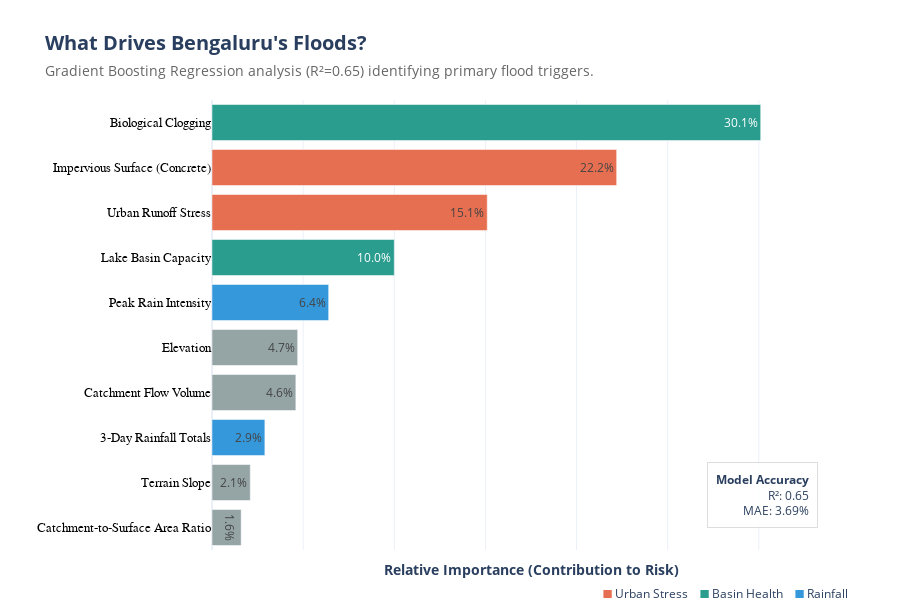

Notebook cell for this chart:
### Code cell
import plotly.graph_objects as go
import pandas as pd

# 1. Feature Importance Data (Derived from your Gradient Boosting Model)
importance_data = {
    'Feature': [
        'Biological Clogging', 'Impervious Surface (Concrete)', 
        'Urban Runoff Stress', 'Lake Basin Capacity', 
        'Peak Rain Intensity', 'Elevation', 
        'Catchment Flow Volume', '3-Day Rainfall Totals', 
        'Terrain Slope', 'Catchment-to-Surface Area Ratio'
    ],
    'Importance': [0.301, 0.222, 0.151, 0.100, 0.064, 0.047, 0.046, 0.029, 0.021, 0.016],
    'Category': [
        'Basin Health', 'Urban Stress', 'Urban Stress', 'Basin Health', 
        'Rainfall', 'Physical', 'Physical', 'Rainfall', 'Physical', 'Physical'
    ]
}

df_imp = pd.DataFrame(importance_data).sort_values(by='Importance', ascending=True)

# 2. Define Colors based on your narrative categories
color_map = {
    'Basin Health': '#2A9D8F', # Teal
    'Urban Stress': '#E76F51',  # Coral
    'Rainfall': '#3498db',      # Blue
    'Physical': '#95a5a6'       # Grey
}
colors = [color_map[cat] for cat in df_imp['Category']]

# 3. Create Figure
fig = go.Figure()

fig.add_trace(go.Bar(
    y=df_imp['Feature'],
    x=df_imp['Importance'],
    orientation='h',
    marker_color=colors,
    text=df_imp['Importance'].apply(lambda x: f"{x:.1%}"),
    textposition='auto',
    hovertemplate='<b>%{y}</b><br>Contribution: %{x:.1%}<extra></extra>'
))

# 4. Professional Styling
fig.update_layout(
    title=dict(
        text="<b>What Drives Bengaluru's Floods?</b><br><span style='font-size:14px; color:#666;'>Gradient Boosting Regression analysis (R²=0.65) identifying primary flood triggers.</span>",
        font=dict(size=20),
        x=0.05
    ),
    template="plotly_white",
    height=600,
    xaxis=dict(
        title="<b>Relative Importance (Contribution to Risk)</b>",
        showticklabels=False,
        range=[0, 0.35]
    ),
    yaxis=dict(
        title="",
        tickfont=dict(size=13, family="sans-serif", color="black")
    ),
    margin=dict(l=50, r=50, t=100, b=50),
    showlegend=False
)

# 5. Legend via Annotations (Uniform with other plots)
legend_html = (
    "<span style='color:#E76F51;'>■</span> Urban Stress &nbsp;&nbsp; "
    "<span style='color:#2A9D8F;'>■</span> Basin Health &nbsp;&nbsp; "
    "<span style='color:#3498db;'>■</span> Rainfall"
)

fig.add_annotation(
    xref="paper", yref="paper", x=1, y=-0.12,
    text=legend_html,
    showarrow=False, font=dict(size=12)
)

# 6. Performance Metric Note
fig.add_annotation(
    xref="paper", yref="paper", x=0.95, y=0.05,
    text="<b>Model Accuracy</b><br>R²: 0.65<br>MAE: 3.69%",
    align="right", showarrow=False,
    bgcolor="rgba(255,255,255,0.8)", bordercolor="#ddd", borderwidth=1, borderpad=8
)

fig.show()

### Figure 1 — Plotly figure (JSON) as saved in the notebook; plotly's stock layout.template omitted (floating-point values rounded to 4 significant figures)
{"data": [{"hovertemplate": "<b>%{y}</b><br>Contribution: %{x:.1%}<extra></extra>", "marker": {"color": ["#95a5a6", "#95a5a6", "#3498db", "#95a5a6", "#95a5a6", "#3498db", "#2A9D8F", "#E76F51", "#E76F51", "#2A9D8F"]}, "orientation": "h", "text": ["1.6%", "2.1%", "2.9%", "4.6%", "4.7%", "6.4%", "10.0%", "15.1%", "22.2%", "30.1%"], "textposition": "auto", "type": "bar", "x": [0.016, 0.021, 0.029, 0.046, 0.047, 0.064, 0.1, 0.151, 0.222, 0.301], "y": ["Catchment-to-Surface Area Ratio", "Terrain Slope", "3-Day Rainfall Totals", "Catchment Flow Volume", "Elevation", "Peak Rain Intensity", "Lake Basin Capacity", "Urban Runoff Stress", "Impervious Surface (Concrete)", "Biological Clogging"]}], "layout": {"annotations": [{"font": {"size": 12}, "showarrow": false, "text": "<span style='color:#E76F51;'>■</span> Urban Stress &nbsp;&nbsp; <span style='color:#2A9D8F;'>■</span> Basin Health &nbsp;&nbsp; <span style='color:#3498db;'>■</span> Rainfall", "x": 1, "xref": "paper", "y": -0.12, "yref": "paper"}, {"align": "right", "bgcolor": "rgba(255,255,255,0.8)", "bordercolor": "#ddd", "borderpad": 8, "borderwidth": 1, "showarrow": false, "text": "<b>Model Accuracy</b><br>R²: 0.65<br>MAE: 3.69%", "x": 0.95, "xref": "paper", "y": 0.05, "yref": "paper"}], "height": 600, "margin": {"b": 50, "l": 50, "r": 50, "t": 100}, "showlegend": false, "title": {"font": {"size": 20}, "text": "<b>What Drives Bengaluru's Floods?</b><br><span style='font-size:14px; color:#666;'>Gradient Boosting Regression analysis (R²=0.65) identifying primary flood triggers.</span>", "x": 0.05}, "xaxis": {"range": [0, 0.35], "showticklabels": false, "title": {"text": "<b>Relative Importance (Contribution to Risk)</b>"}}, "yaxis": {"tickfont": {"color": "black", "family": "sans-serif", "size": 13}, "title": {"text": ""}}}}
